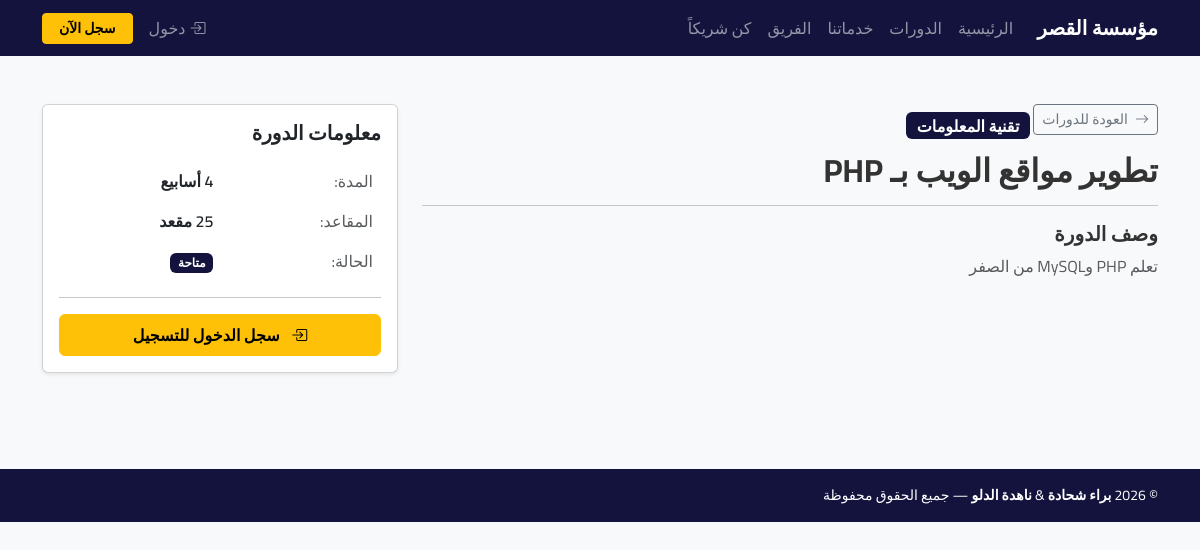
Screenshot of /course_detail.php?id=1 with the database file from the repository.
### tables this page shows
CREATE TABLE courses (
    id            INT AUTO_INCREMENT PRIMARY KEY,
    category_id   INT              NOT NULL,
    title         VARCHAR(200)     NOT NULL,
    description   TEXT,
    duration      VARCHAR(50),
    seats         INT              DEFAULT 30,
    image         VARCHAR(255),
    status        ENUM('active','inactive') DEFAULT 'active',
    created_at    TIMESTAMP        DEFAULT CURRENT_TIMESTAMP,

    FOREIGN KEY (category_id) REFERENCES categories(id) ON DELETE CASCADE
);

CREATE TABLE categories (
    id          INT AUTO_INCREMENT PRIMARY KEY,
    name        VARCHAR(100)        NOT NULL,
    description TEXT,
    created_at  TIMESTAMP           DEFAULT CURRENT_TIMESTAMP
);

### course_detail.php (the view, shortened to what this page needs)
<?php
require_once 'includes/functions.php';
$course_id = isset($_GET['id']) ? (int)$_GET['id'] : 0;
$stmt = mysqli_prepare($conn, "SELECT c.*, cat.name AS category_name
                               FROM courses c
                               JOIN categories cat ON c.category_id = cat.id
                               WHERE c.id = ? AND c.status = 'active'");
mysqli_stmt_bind_param($stmt, "i", $course_id);
mysqli_stmt_execute($stmt);
$result = mysqli_stmt_get_result($stmt);
$course = mysqli_fetch_assoc($result);
$already_enrolled = false;
?>
<?php include 'includes/header.php'; ?>
<div class="container py-5">
    <div class="row g-4">
        <div class="col-md-8">
            <a href="courses.php" class="btn btn-outline-secondary btn-sm mb-3">
                <i class="bi bi-arrow-right me-1"></i> العودة للدورات
            </a>
            <span class="badge mb-2 fs-6" style="background-color: #13133d; color: #ffffff;">
                <?php echo htmlspecialchars($course['category_name']); ?>
            </span>
            <h2 class="fw-bold"><?php echo htmlspecialchars($course['title']); ?></h2>
            <hr>
            <h5 class="fw-bold">وصف الدورة</h5>
            <p class="text-muted">
                <?php echo nl2br(htmlspecialchars($course['description'] ?? 'لا يوجد وصف متاح')); ?>
            </p>
        </div>
        <div class="col-md-4">
            <div class="card shadow-sm position-sticky" style="top:80px">
                <div class="card-body">
                    <h5 class="fw-bold mb-3">معلومات الدورة</h5>
                    <table class="table table-borderless">
                        <tr>
                            <td class="text-muted">المدة:</td>
                            <td class="fw-semibold"><?php echo htmlspecialchars($course['duration'] ?? '-'); ?></td>
                        </tr>
                        <tr>
                            <td class="text-muted">المقاعد:</td>
                            <td class="fw-semibold"><?php echo (int)$course['seats']; ?> مقعد</td>
                        </tr>
                        <tr>
                            <td class="text-muted">الحالة:</td>
                            <td>
                                <span class="badge" style="background-color: #13133d; color: #fff;">متاحة</span>
                            </td>
                        </tr>
                    </table>
                    <hr>
                    <?php if ($already_enrolled): ?>
                        <div class="alert alert-info text-center mb-0">
                            <i class="bi bi-check-circle-fill me-2"></i>
                            أنت مسجل في هذه الدورة
                        </div>
                    <?php else: ?>
                        <a href="login.php" class="btn btn-warning w-100 py-2 fw-bold">
                            <i class="bi bi-box-arrow-in-right me-2"></i>
                            سجل الدخول للتسجيل
                        </a>
                    <?php endif; ?>
                </div>
            </div>
        </div>
    </div>
</div>
<?php include 'includes/footer.php'; ?>

### assets/css/style.css (style rules this page uses)
* { font-family: 'Cairo', sans-serif; }
body { background:#f8f9fa; color:#333; }

### rows the page displays
courses: category.name "تقنية المعلومات", title "تطوير مواقع الويب بـ PHP", description "تعلم PHP وMySQL من الصفر", duration "4 أسابيع", seats "25"
